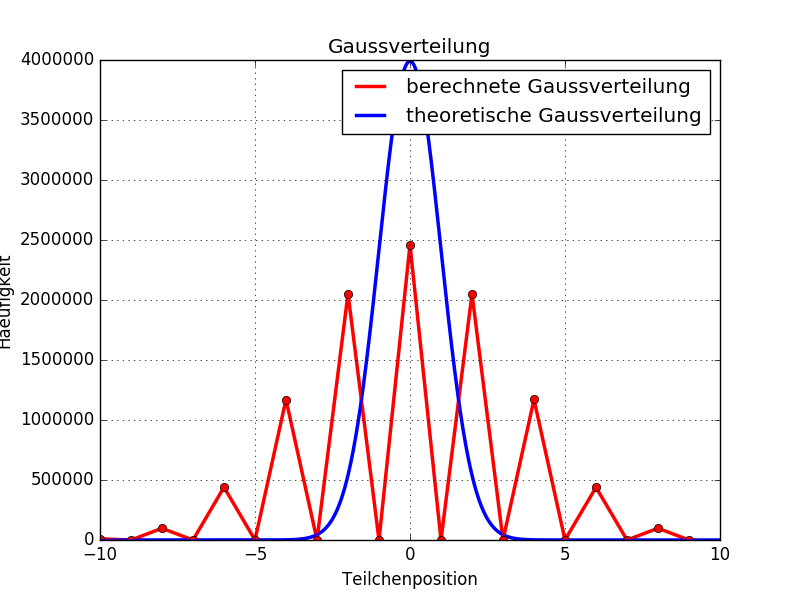

This figure's Python source:
# -*- coding: utf-8 -*-
import math as m 
import numpy as np
import matplotlib.pyplot as plt
import sympy as sy


x1 = ([-10,-9,-8,-7,-6,-5,-4,-3,-2,-1,0,1,2,3,4,5,6,7,8,9])
y1 = ([9670,0,97357,0,439671,0,1.17083*10**6,0,2.05271*10**6,0,2.46094*10**6,0,2.0511*10**6,0,1.17118*10**6,0,438785,0,97957,0])

x2 = np.linspace(-10.0,10.0,1000)
y2 = (10000000/(np.sqrt(0.999682)*np.sqrt(2*np.pi)))*np.exp(-((x2*x2)/(2*0.999682)))

# Plots mit einem Label versehen:
plt.plot(x1, y1, color="r", linewidth=2.5, label='berechnete Gaussverteilung')
plt.plot(x2, y2, color="b",  linewidth=2.5, linestyle="-", label='theoretische Gaussverteilung')

# Legende einblenden:
plt.legend(loc='upper right', frameon=True)

plt.grid(True)
plt.title('Gaussverteilung')

plt.plot(x1,y1,'r-o')
plt.plot(x2,y2, "-b") 

#plt.axis( [-10, 9, 0, 3.00*10**6] )

plt.xlabel("Teilchenposition")
plt.ylabel("Haeufigkeit")
plt.show()                
        
